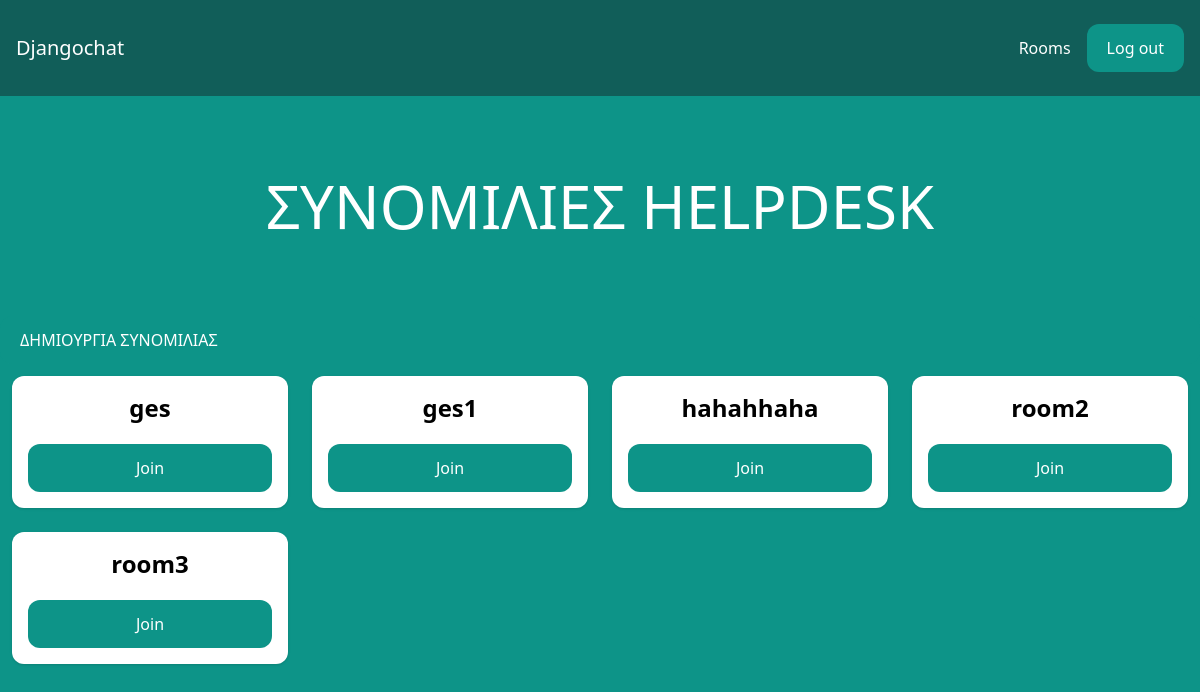
The app's page /rooms/ (signed in) with its own data.
### room/models.py (models this page shows, shortened)
class Room(models.Model):
    name = models.CharField(max_length=255)
    slug = models.SlugField(unique=True)
    users = models.ManyToManyField(User, related_name='rooms')

### room/views.py (the view)
# urls.py: path('rooms/', include('room.urls')),
@login_required
def rooms(request):
    rooms = Room.objects.filter(users=request.user)
    return render(request, 'room/rooms.html', {'rooms': rooms})

### room/templates/room/rooms.html (shortened to what this page needs)
{% extends 'core/base.html' %}
{% block content %}
<div class="p-10 lg:p-20 text-center">
    <h1 class="text-3xl lg:text-6xl text-white">ΣΥΝΟΜΙΛΙΕΣ HELPDESK</h1>
</div>
    <a href="{% url 'create_room' %}" class="px-5 py-3 block rounded-xl text-white bg-teal-600 hover:bg-teal-700">ΔΗΜΙΟΥΡΓΙΑ ΣΥΝΟΜΙΛΙΑΣ</a>
<div class="w-full flex flex-wrap items-center">
    {% for room in rooms %}
        <div class="w-full lg:w-1/4 px-3 py-3">
            <div class="p-4 bg-white shadow rounded-xl text-center">
                <h2 class="mb-5 text-2xl font-semibold">{{ room.name }}</h2>
                <a href="{% url 'room' room.slug %}" class="px-5 py-3 block rounded-xl text-white bg-teal-600 hover:bg-teal-700">Join</a>
            </div>
        </div>
    {% empty %}
        <div class="w-full text-center p-4">
            <p class="text-lg">ΔΕΝ ΑΝΗΚΕΤΕ ΣΕ ΚΑΠΟΙΑ ΣΥΝΟΜΙΛΙΑ</p>
        </div>
    {% endfor %}
</div>
{% endblock %}

### records on screen
Room: name "ges"
Room: name "ges1"
Room: name "hahahhaha"
Room: name "room2"
Room: name "room3"
